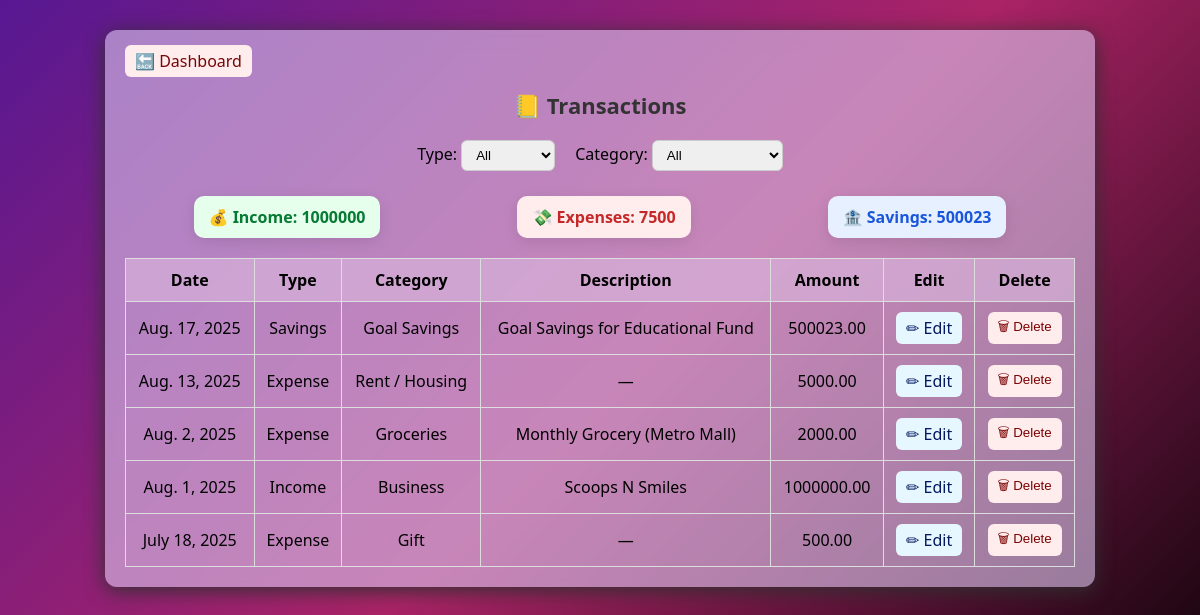
Page /coach/view_transactions (signed in) on the earlier database version.
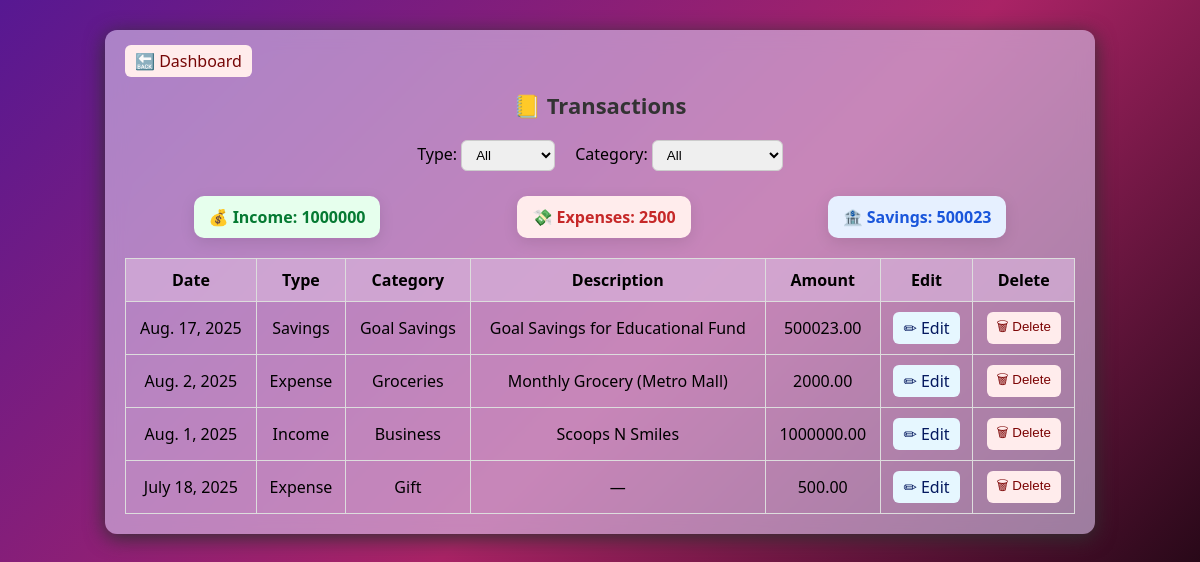
Same page on the later database version.
### coach/models.py (models this page shows, shortened)
class Transaction(models.Model):
    TYPE_CHOICES = [
        ('income', 'Income'),
        ('expense', 'Expense'),
        ('savings', 'Savings'),
    ]
    type = models.CharField(max_length=20, choices=TYPE_CHOICES, default='income')
    category = models.ForeignKey('Category', on_delete=models.CASCADE, related_name='transactions')
    amount = models.DecimalField(max_digits=10, decimal_places=2)
    date = models.DateField(default=timezone.now)
    description = models.TextField(blank=True)
    user = models.ForeignKey(User, on_delete=models.CASCADE)
    goal = models.ForeignKey('Goal', on_delete=models.SET_NULL, null=True, blank=True)

class Category(models.Model):
    name = models.CharField(max_length=100)

### coach/views.py (the view)
# urls.py: path("view_transactions", views.view_transactions,name="view_transactions"),
@login_required
def view_transactions(request):
    user = request.user
    transactions = Transaction.objects.filter(user=user).select_related("category").order_by("-date")
    tx_type = request.GET.get("type")
    if tx_type in ["income", "expense", "savings"]:
        transactions = transactions.filter(type=tx_type)
    category_id = request.GET.get("category")
    if category_id:
        transactions = transactions.filter(category_id=category_id)
    total_income = transactions.filter(type="income").aggregate(total=Sum("amount"))["total"] or 0
    total_expenses = transactions.filter(type="expense").aggregate(total=Sum("amount"))["total"] or 0
    total_savings = transactions.filter(type="savings").aggregate(total=Sum("amount"))["total"] or 0
    context = {
        "transactions": transactions,
        "total_income": total_income,
        "total_expenses": total_expenses,
        "total_savings": total_savings,
        "filter_type": tx_type,
        "filter_category": category_id,
        "categories": Category.objects.all()  # for dropdown filters
    }
    return render(request, "coach/view_transactions.html", context)

### coach/templates/coach/view_transactions.html (shortened to what this page needs)
{% extends "coach/base.html" %}
{% block content %}
<div class="transactions-container">
  <a href="{% url 'dashboard' %}" class="btn btn-cancel">🔙 Dashboard</a>
  <h2 class="title">📒 Transactions</h2>
  <form method="get" class="filters">
    <label>
      Type:
      <select name="type" onchange="this.form.submit()">
        <option value="">All</option>
      </select>
    </label>
    <label>
      Category:
      <select name="category" onchange="this.form.submit()">
        <option value="">All</option>
      </select>
    </label>
  </form>
  <div class="totals">
    <div class="card income">💰 Income: {{ total_income }}</div>
    <div class="card expense">💸 Expenses: {{ total_expenses }}</div>
    <div class="card savings">🏦 Savings: {{ total_savings }}</div>
  </div>
  <table class="transactions-table">
    <thead>
      <tr>
        <th>Date</th>
        <th>Type</th>
        <th>Category</th>
        <th>Description</th>
        <th>Amount</th>
        <th>Edit</th>
        <th>Delete</th>
      </tr>
    </thead>
    <tbody>
      {% for tx in transactions %}
        <tr>
          <td>{{ tx.date }}</td>
          <td>{{ tx.type|title }}</td>
          <td>{{ tx.category.name }}</td>
          <td>{{ tx.description|default:"—" }}</td>
          <td>{{ tx.amount }}</td>
          <td>
            <a href="{% url 'edit_transaction' tx.id %}" class="btn btn-edit">✏ Edit</a>
          </td>
          <td>
            <form action="{% url 'delete_transaction' tx.id %}" method="post" onsubmit="return confirm('Are you sure you want to delete this transaction?');">
              <button type="submit" class="btn btn-delete">🗑 Delete</button>
            </form>
          </td>
        </tr>
      {% empty %}
        <tr>
          <td colspan="7" class="no-data">No transactions found.</td>
        </tr>
      {% endfor %}
    </tbody>
  </table>
</div>
{% endblock %}

Differences in the rows shown:
removed Transaction: date "Aug. 13, 2025", type "Expense", category.name "Rent / Housing", description "—", amount "5000.00"
Other differences:
{{ total_expenses }}: "7500" → "2500"
